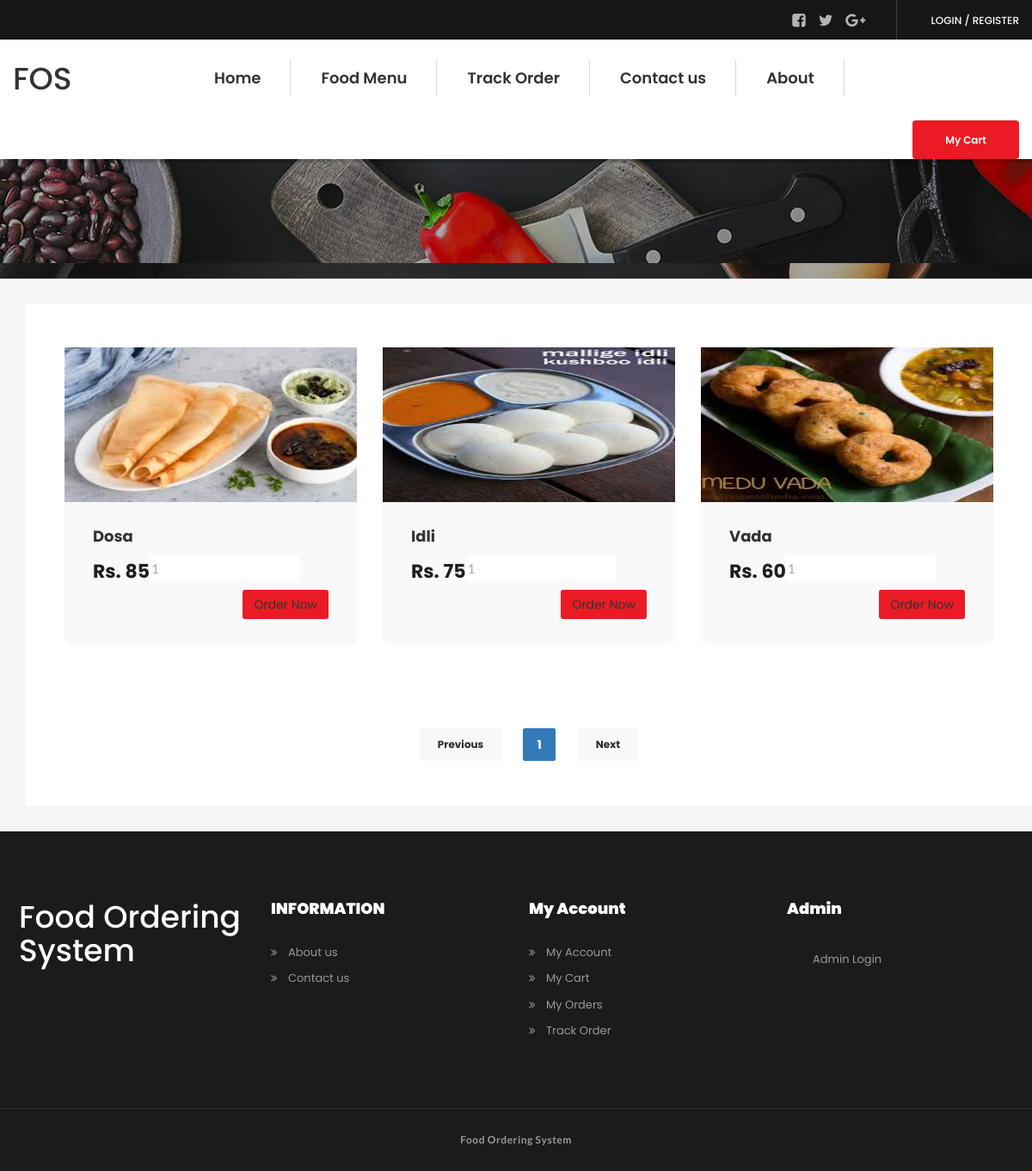
The app's page /categorywise-menu.php?catid=South Indian with its own data.
### tables this page shows
CREATE TABLE `tblfood` (
  `ID` int(10) NOT NULL,
  `CategoryName` varchar(120) DEFAULT NULL,
  `ItemName` varchar(120) DEFAULT NULL,
  `ItemPrice` varchar(120) DEFAULT NULL,
  `ItemDes` varchar(500) DEFAULT NULL,
  `Image` varchar(120) DEFAULT NULL,
  `ItemQty` varchar(120) DEFAULT NULL
);

### categorywise-menu.php (the view, shortened to what this page needs)
<?php
include_once('includes/dbconnection.php');
?>
<!DOCTYPE html>
<html lang="en">
<head>
    <link rel="stylesheet" href="assets/css/icons.min.css">
    <link rel="stylesheet" href="assets/css/bootstrap.min.css">
    <link rel="stylesheet" href="assets/css/main.css">
    <link rel="stylesheet" href="assets/css/red-color.css">
    <link rel="stylesheet" href="assets/css/yellow-color.css">
    <link rel="stylesheet" href="assets/css/responsive.css">
</head>
<body itemscope>
<?php include_once('includes/header.php');?>
        <section>
            <div class="block">
                <div class="page-title-wrapper text-center">
                    <div class="col-md-12 col-sm-12 col-lg-12">
                        <div class="page-title-inner">
                            <h1 itemprop="headline"><?php echo $_GET['catid'];?> Menu</h1>
                        </div>
                    </div>
                </div>
            </div>
        </section>
        <section>
            <div class="block less-spacing gray-bg top-padd30">
                <div class="container">
                    <div class="row">
                        <div class="col-md-12 col-sm-12 col-lg-12">
                            <div class="sec-box">
                                <div class="remove-ext">
                                    <div class="row">
<?php
 $cid=$_GET['catid'];
if (isset($_GET['page_no']) && $_GET['page_no']!="") {
    $page_no = $_GET['page_no'];
    } else {
        $page_no = 1;
        }
    $total_records_per_page = 12;
    $offset = ($page_no-1) * $total_records_per_page;
    $previous_page = $page_no - 1;
    $next_page = $page_no + 1;
    $result_count = mysqli_query($con,"SELECT COUNT(*) As total_records FROM tblfood where CategoryName='$cid'");
    $total_records = mysqli_fetch_array($result_count);
    $total_records = $total_records['total_records'];
  $total_no_of_pages = ceil($total_records / $total_records_per_page);
      $result = mysqli_query($con,"SELECT * FROM tblfood where CategoryName='$cid' LIMIT $offset, $total_records_per_page");
      $num=mysqli_num_rows($result);
      if($num>0){
    while($row = mysqli_fetch_array($result)){
    ?>
                                        <div class="col-md-4 col-sm-6 col-lg-4">
                                        <div class="popular-dish-box style2 wow fadeIn" data-wow-delay="0.2s">
                                            <div class="popular-dish-thumb">
                                                <a href="food-detail.php?fid=<?php echo $row['ID'];?>" title="" itemprop="url"><img src="admin/itemimages/<?php echo $row['Image'];?>" alt="<?php echo $row['ItemName'];?>" itemprop="image" width="400" height="180"></a>
                                            </div>
                                            <div class="popular-dish-info">
                                                <h4 itemprop="headline"><a href="food-detail.php?fid=<?php echo $row['ID'];?>" title="" itemprop="url"><?php echo $row['ItemName'];?></a></h4>
                                            <form method="post">
                                                   <p itemprop="description">
    <input class="qty" name="foodqty" type="text" value="1">
                                               </p>
                                                <span class="price">Rs. <?php echo $row['ItemPrice'];?></span>
                                      <?php if($_SESSION['fosuid']==""){?>
  <a class="log-popup-btn btn  pull-right red-bg brd-rd3" href="#" title="Login" >Order Now</a>
<?php } else {?>
<button type="submit" name="addcart" class="btn  pull-right red-bg brd-rd3">Order Now</button>
                                                <?php } ?>
                                        </form>
                                            </div>
                                        </div>
                                    </div>
                              <?php } } else { ?>
<h3 style="color:red;" align="center">No Record Found</h3>
                                                <?php } ?>
                                    </div>
                                </div>
                                <div class="pagination-wrapper text-center">
                                    <ul class="pagination justify-content-center">
    <li class="page-item prev" <?php if($page_no <= 1){ echo "class='disabled'"; } ?>>
    <a class="page-link brd-rd2" <?php if($page_no > 1){ echo "href='?page_no=$previous_page'"; } ?>>Previous</a>
    </li>
    <?php
    if ($total_no_of_pages <= 10){
        for ($counter = 1; $counter <= $total_no_of_pages; $counter++){
            if ($counter == $page_no) {
           echo "<li class='active'><a>$counter</a></li>";
                }else{
           echo "<li><a href='?page_no=$counter'>$counter</a></li>";
                }
        }
    }
?>
    <li class="page-item next" <?php if($page_no >= $total_no_of_pages){ echo "class='disabled'"; } ?>>
    <a class="page-link brd-rd2" <?php if($page_no < $total_no_of_pages) { echo "href='?page_no=$next_page'"; } ?>>Next</a>
    </li>
                                    </ul>
                                </div>
                            </div>
                        </div>
                    </div>
                </div>
            </div>
        </section>
      <?php include_once('includes/footer.php');
      ?>
    </main>
</body>
</html>

### includes/header.php (shortened to what this page needs)
    <main>
        <header class="stick">
            <div class="topbar">
                <div class="container">
                    <div class="topbar-register">
                         <?php if (strlen($_SESSION['fosuid']==0)) {?>
                    <a class="log-popup-btn" href="#" title="Login" itemprop="url">LOGIN</a> / <a class="sign-popup-btn" href="#" title="Register" itemprop="url">REGISTER</a>
                <?php }?>
                    </div>
                    <div class="social1">
                        <a href="#" title="Facebook" itemprop="url" target="_blank"><i class="fa fa-facebook-square"></i></a>
                        <a href="#" title="Twitter" itemprop="url" target="_blank"><i class="fa fa-twitter"></i></a>
                        <a href="#" title="Google Plus" itemprop="url" target="_blank"><i class="fa fa-google-plus"></i></a>
                    </div>
                </div>
            </div>
            <div class="logo-menu-sec">
                <div class="container">
                    <div class="logo"><h1 itemprop="headline"><a href="index.php" title="Home" itemprop="url">FOS</a></h1></div>
                    <nav>
                        <div class="menu-sec">
                            <ul>
<li><a href="index.php" title="Home" itemprop="url">Home</li>
<li class="menu-item-has-children"><a href="our-menu.php" title="RESTAURANTS" itemprop="url">Food Menu</a>
                                </li>
<li><a href="track-order.php" title="Track Order" itemprop="url">Track Order</a></li>
<li><a href="contact-us.php" title="Contact us" itemprop="url">Contact us </a></li>
<li><a href="about.php" title="About" itemprop="url">About</li>
                            </ul>
         <?php if (strlen($_SESSION['fosuid']==0)) {?>
                    <a class="log-popup-btn red-bg brd-rd4" href="#" title="Login" itemprop="url">My Cart</a>
                <?php }?>
                        </div>
                    </nav>
                </div>
            </div>
        </header>

### includes/footer.php
<footer>
          <div class="block top-padd80 bottom-padd80 dark-bg">
              <div class="container">
                  <div class="row">
                      <div class="col-md-12 col-sm-12 col-lg-12">
                          <div class="footer-data">
                              <div class="row">
                                  <div class="col-md-3 col-sm-6 col-lg-3">
                                      <div class="widget about_widget wow fadeIn" data-wow-delay="0.1s">
                                          <div class="logo"><h1 itemprop="headline"><a href="index.php" title="Home" itemprop="url" style="color:#fff">Food Ordering System</a></h1></div>
                                      </div>
                                  </div>
                                  <div class="col-md-3 col-sm-6 col-lg-3">
                                      <div class="widget information_links wow fadeIn" data-wow-delay="0.2s">
                                          <h4 class="widget-title" itemprop="headline">INFORMATION</h4>
                                          <ul>
                                              <li><a href="about-us.php" title="" itemprop="url">About us</a></li>
                                              <li><a href="contact-us.php" title="" itemprop="url">Contact us</a></li>
                                          </ul>
                                      </div>
                                  </div>
                                  <div class="col-md-3 col-sm-6 col-lg-3">
                                      <div class="widget customer_care wow fadeIn" data-wow-delay="0.3s">
                                          <h4 class="widget-title" itemprop="headline">My Account</h4>
                                          <ul>
                                              <li><a href="my-account.php" title="My Account" itemprop="url">My Account</a></li>
                                              <li><a href="cart.php" title="My Cart" itemprop="url">My Cart</a></li>
                                              <li><a href="my-account.php" title="My Order" itemprop="url">My Orders</a></li>
                                             <li><a href="track-order.php" title="Track Order" itemprop="url">Track Order</a></li>
                                          </ul>
                                      </div>
                                  </div>
                                  <div class="col-md-3 col-sm-6 col-lg-3">
                                      <div class="widget get_in_touch wow fadeIn" data-wow-delay="0.4s">
                                          <h4 class="widget-title" itemprop="headline">Admin</h4>
                                          <ul>
                                            <li><a href="admin/" title="" itemprop="url">Admin Login </a></li>
                                          </ul>
                                      </div>
                                  </div>
                              </div>
                          </div>
                      </div>
                  </div>
              </div>
          </div>
      </footer>
          <div class="bottom-bar dark-bg text-center">
          <div class="container">
              <p itemprop="description">Food Ordering System</p>
          </div>
      </div>

### assets/css/red-color.css (style rules this page uses)
.red-bg, .red-bg-layer:before, .menu-sec > a:hover, .menu-sec > a:focus, .restaurant-search-form button:hover, .restaurant-search-form button:focus, .top-restaurants-carousel .owl-dots > div.active:before, .sudo-bg-red:before, .popular-dish-info > a:hover, .popular-dish-info > a:focus, .featured-restaurant-carousel .owl-nav > div:hover, .featured-restaurant-info > a:hover, .featured-restaurant-info > a:focus, .popular-dish-info > a.red-bg, .page-item.active .page-link, .page-item.active .page-link:hover, .page-item .page-link:hover, .page-item .page-link:focus, .price-header:before, .price-box > a:hover, .price-box > a:focus, .price-box.active > a, .radio-box [type="radio"]:checked + label:after, .radio-box [type="radio"]:not(:checked) + label:after, .check-box [type="checkbox"]:checked + label:after, .check-box [type="checkbox"]:not(:checked) + label:after, .contact-form-inner > form button:hover, .contact-form-inner > form button:focus, .restaurant-detail-thumb ul.restaurant-detail-thumb-carousel li::before, .restaurant-detail-tabs > ul > li a::before, .ord-btn > a, .select-wrp2 .chosen-container-single .chosen-drop > ul li.result-selected, .select-wrp2 .chosen-container-single .chosen-drop > ul li.highlighted, .select-wrp2 .chosen-container-single .chosen-drop > ul li:hover, .post-share > a:hover, .post-share > a:focus, .blog-detail-gallery-carousel .owl-nav > div:hover, .featured-restaurant-food-thumb-carousel li::before, .toggle-item > h4.active i, input:checked + .switch-slider, .reservation-tabs-list .nav-tabs > li a span::before, .packege-box > a:hover, .packege-box > a:focus, .step-buttons button.red-bg, .step-buttons a.red-bg, .step-buttons button:hover, .step-buttons a:hover, a.close-btn:hover, a.close-btn:focus, .log-close-btn:hover, .log-close-btn:focus, .sign-close-btn:hover, .sign-close-btn:focus, .payment-close-btn:hover, .payment-close-btn:focus, .payment-close-btn2:hover, .payment-close-btn2:focus, .view-menu-liks > a:hover, .view-menu-liks > a:focus, .order-info > a:hover, .order-info > a:focus, .style2 .pagination > li.prev a:hover, .style2 .pagination > li.next a:hover, .style2 .pagination > li.prev a:focus, .style2 .pagination > li.next a:focus, .profile-info > a.change-password.red-clr::before, .profile-img-upload-btn > label.yellow-bg:hover, .restaurant-detail-title > a:hover, .restaurant-detail-title > a:focus, .responsive-logomenu > span.yellow-bg:hover, .responsive-menu > span.yellow-bg:hover, .register-btn > a.yellow-bg:hover, .track-popup-innr > form button.yellow-bg:hover, .track-popup-innr > form a.yellow-bg:hover, a.track-close:hover, a.track-close:focus, .order-time > a.yellow-bg:hover, .order-time > a.yellow-bg:focus, .social2 > a:hover, .rite-meta .view-more:hover, .welcome-secinfo > span, .arrow-left, .form-meta button, .view-more:hover { background-color: #ea1b25; }

### records on screen
tblfood: Image (picture), ItemName "Dosa", ItemPrice "85"
tblfood: Image (picture), ItemName "Idli", ItemPrice "75"
tblfood: Image (picture), ItemName "Vada", ItemPrice "60"
